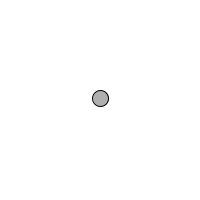
Frame 1 (no input)
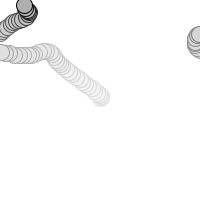
Frame 60 (the mouse pressed at the canvas centre just before this capture)
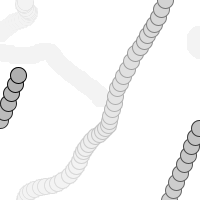
Frame 120 (the mouse held since frame 60 and released just before this capture)

The Processing sketch that drew these frames (run headless with seeded random() and noise(); from frame 60 on, the mouse is pressed at the canvas centre):

// Processing sketch: basic_06_6pvector_mover_withacc
// ── basic_06_6pvector_mover_withacc.pde
/*
created 2016.09.17.
by Wool(wool@wool.pe.kr)
ref : https://www.processing.org/tutorials/pvector/
*/

//Example: Motion 101 (velocity)

// Declare Mover object
Mover mover;

void setup() {
  size(200,200);
  smooth();
  background(255);
  // Make Mover object
  mover = new Mover(); 
}

void draw() {
  noStroke();
  fill(255,10);
  rect(0,0,width,height);
  
  // Call functions on Mover object.
  mover.update();
  mover.checkEdges();
  mover.display(); 
}

class Mover {

  PVector location;
  PVector velocity;
  // Acceleration is the key!
  PVector acceleration;
  // The variable, topspeed, will limit the magnitude of velocity.
  float topspeed;

  Mover() {
    location = new PVector(width/2,height/2);
    velocity = new PVector(0,0);
    //acceleration = new PVector(-0.001,0.01);
    topspeed = 10;
  }

  void update() {
    // Velocity change by acceleration and is limited by topspeed.
    acceleration = new PVector(random(-1,1),random(-1,1));
    acceleration.normalize();
    acceleration.mult(random(2));
    
    velocity.add(acceleration);
    velocity.limit(topspeed);
    location.add(velocity);
  }
  
  void display() {
    stroke(0);
    fill(175);
    ellipse(location.x,location.y,16,16);
  }

  void checkEdges() {

    if (location.x > width) {
      location.x = 0;
    } else if (location.x < 0) {
      location.x = width;
    }
    
    if (location.y > height) {
      location.y = 0;
    } else if (location.y < 0) {
      location.y = height;
    }

  }

}
